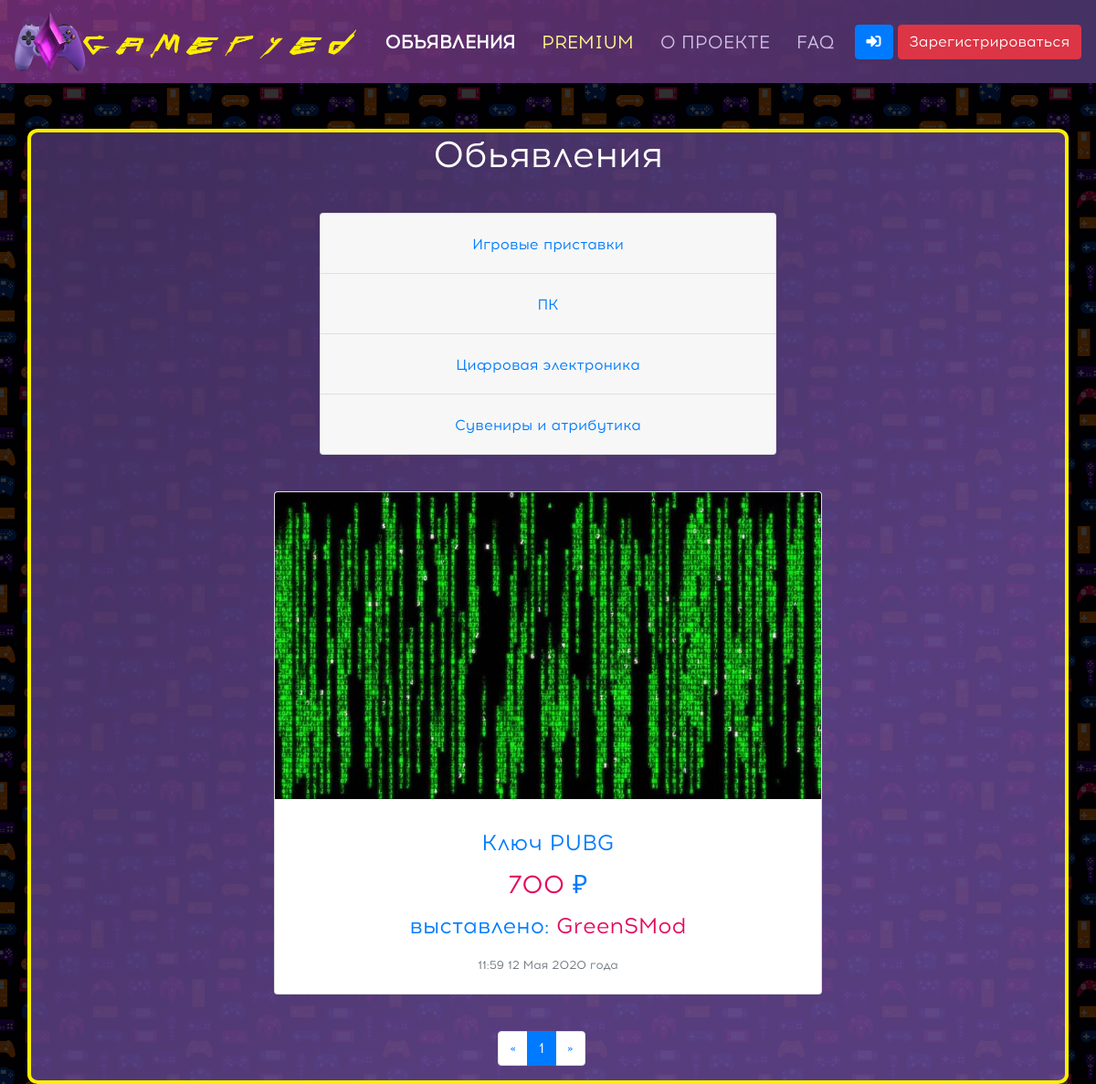
Page /goods/page1/ on the committed database.
### data/news.py (models this page shows)
class News(SqlAlchemyBase):
    __tablename__ = 'news'
    id = sqlalchemy.Column(sqlalchemy.Integer,
                           primary_key=True, autoincrement=True)
    category = sqlalchemy.Column(sqlalchemy.String, nullable=True)
    title = sqlalchemy.Column(sqlalchemy.String, nullable=True)
    cost = sqlalchemy.Column(sqlalchemy.String, nullable=True)
    content = sqlalchemy.Column(sqlalchemy.String, nullable=True)
    Dict_Month = {1: "Января", 2: "Февраля", 3: "Марта", 4: "Апреля", 5: "Мая", 6: "Июня",
                  7: "Июля", 8: "Августа", 9: "Сентября", 10: "Октября", 11: "Ноября", 12: "Декабря"}
    DATA = datetime.datetime.now()
    MIN = DATA.minute
    if len(str(MIN)) == 1:
        MIN = "0" + str(DATA.minute)
    HOU = DATA.hour
    if len(str(HOU)) == 1:
        HOU = "0" + str(DATA.hour)
    DATA2 = f"{HOU}:{MIN} {str(DATA.day)} {Dict_Month[DATA.month]} {DATA.year} года"
    created_date = sqlalchemy.Column(sqlalchemy.String,
                                     default=DATA2)
    user_id = sqlalchemy.Column(sqlalchemy.Integer,
                                sqlalchemy.ForeignKey("users.id"))
    imgs = sqlalchemy.Column(sqlalchemy.Integer, default=0)
    categories = orm.relation("Category",
                              secondary="association",
                              backref="news")
    user = orm.relation('User')

### data/users.py (models this page shows, shortened)
class User(SqlAlchemyBase, UserMixin):
    __tablename__ = 'users'
    id = sqlalchemy.Column(sqlalchemy.Integer,
                           primary_key=True, autoincrement=True)
    name = sqlalchemy.Column(sqlalchemy.String, nullable=True)
    email = sqlalchemy.Column(sqlalchemy.String,
                              index=True, unique=True, nullable=True)
    status = sqlalchemy.Column(sqlalchemy.String, default="N")
    contacts = sqlalchemy.Column(sqlalchemy.JSON, nullable=True)
    hashed_password = sqlalchemy.Column(sqlalchemy.String, nullable=True)
    is_activate = sqlalchemy.Column(sqlalchemy.Boolean, default=False)
    uuid = sqlalchemy.Column(sqlalchemy.String, nullable=True)
    created_date = sqlalchemy.Column(sqlalchemy.String, nullable=True)
    img = sqlalchemy.Column(sqlalchemy.Boolean, nullable=True)
    news = orm.relation("News", back_populates='user')

### main.py (the view)
@app.route("/goods/page<int:page>/")
@app.route("/goods/page<int:page>/cat<int:cat>/")
def goods(page, cat=False):
    if current_user.is_authenticated and current_user.status == "B":
        return render_template('banned.html', title="GAMEPYED - ВЫ ЗАБАНЕНЫ")
    if page < 1:
        if cat:
            return redirect('/goods/page1/cat{}'.format(cat))
        return redirect('/goods/page1')
    session = db_session.create_session()
    s, post, number = [], [], 15
    if cat and len(session.query(News).filter(category_transform(cat) == News.category).all()) == 0:
        return render_template("index.html", title=f"GAMEPYED - ОБЪЯВЛЕНИЯ - {category_transform(cat)}",
                               post=[], now_page=1, cat=category_transform(cat).split("/"))
    elif len(session.query(News).all()) == 0:
        return render_template("index.html", title="GAMEPYED - ОБЪЯВЛЕНИЯ",
                               post=[], now_page=1)
    if cat:
        for p in session.query(News).filter(category_transform(cat) == News.category).all():
            if p.user.status == "P":
                s.append(p)
    else:
        for p in session.query(News).all():
            if p.user.status == "P":
                s.append(p)
    if len(s) > 3:
        for i in range(3):
            c = choice(s)
            if c in post:
                continue
            else:
                s.remove(c)
                post.append(c)
    else:
        post.extend(s)
    if cat:
        for p in session.query(News).filter(category_transform(cat) == News.category).all():
            if p not in post and p.user.status != "B":
                post.append(p)
    else:
        for p in session.query(News):
            if p not in post and p.user.status != "B":
                post.append(p)
    post_len = len(post)
    col_page = number_page(post_len, number)
    if page > col_page and col_page > 0:
        if cat:
            return redirect('/goods/page{}/cat{}'.format(col_page, cat))
        return redirect('/goods/page{}'.format(col_page))
    to = page * number
    ot = to - number
    if cat:
        return render_template("index.html",
                               title="GAMEPYED - ОБЪЯВЛЕНИЯ - {} (СТР {})".format(category_transform(cat), page),
                               post=post[ot:to],
                               col_page=col_page, now_page=page, cat=category_transform(cat).split("/"))
    else:
        return render_template("index.html", title="GAMEPYED - ОБЪЯВЛЕНИЯ (СТР {})".format(page), post=post[ot:to],
                               col_page=col_page, now_page=page)

### data/db_session.py (called while the page is built)
def create_session() -> Session:
    global __factory
    return __factory()

### main.py (called while the page is built)
def number_page(post_len, number):
    if post_len % number == 0:
        return post_len // number
    else:
        return post_len // number + 1

### templates/index.html (shortened to what this page needs)
{% extends "base.html" %}
{% block content %}
<h1>Обьявления</h1>
<div class="accordion" id="accordion" style="margin: 40px auto 40px auto; width: 500px;">
    <div class="card">
        <div class="card-header" id="heading1">
            <h2 class="mb-0">
                <button class="btn btn-link collapsed" type="button" data-toggle="collapse" data-target="#collapse1"
                        aria-expanded="false" aria-controls="collapse1">
                    Игровые приставки
                </button>
            </h2>
        </div>
    </div>
    <div class="card">
        <div class="card-header" id="heading2">
            <h2 class="mb-0">
                <button class="btn btn-link collapsed" type="button" data-toggle="collapse" data-target="#collapse2"
                        aria-expanded="false" aria-controls="collapse2">
                    ПК
                </button>
            </h2>
        </div>
    </div>
    <div class="card">
        <div class="card-header" id="heading3">
            <h2 class="mb-0">
                <button class="btn btn-link collapsed" type="button" data-toggle="collapse" data-target="#collapse3"
                        aria-expanded="false" aria-controls="collapse3">
                    Цифровая электроника
                </button>
            </h2>
        </div>
    </div>
    <div class="card">
        <div class="card-header" id="heading4">
            <h2 class="mb-0">
                <button class="btn btn-link collapsed" type="button" data-toggle="collapse" data-target="#collapse4"
                        aria-expanded="false" aria-controls="collapse4">
                    Сувениры и атрибутика
                </button>
            </h2>
        </div>
    </div>
</div>
{% if post %}
{% for item in post%}
<div class="card" style="max-width: 600px; margin: 40px auto 40px auto;">
    {% if item.imgs %}
    <img src="/static/img/users/post/{{item.id}}/1.jpg" class="card-img-top" alt="">
    {% else %}
    <img src="/static/img/user.png" class="card-img-top" alt="">
    {% endif %}
    <div class="card-body" style="text-align: center;">
        <h4><a href="/some_post/{{ item.id }}" class="card-title">{{ item.title }}</a></h4>
        <h3 style="color: #E30B5C;">{{item.cost}} <a style="color: #007bff;">₽</a></h3>
        <h4 class="card-text" style="color: #007bff;">выставлено: <a href="/user/{{item.user_id}}" class="card-title"
                                                                     style="color: #E30B5C;">{{item.user.name}}</a></h4>
        <p class="card-text"><small class="text-muted">{{item.created_date}}</small></p>
    </div>
</div>
{% endfor %}
<center>
    <div style="width: 10%;">
        <nav aria-label="Page navigation example" style="background: transparent;">
            <ul class="pagination">
                <li class="page-item">
                    {% if cat %}
                    {% if now_page == 1 %}
                    <a class="page-link" href="" aria-label="Previous">
                        <span aria-hidden="true">&laquo;</span>
                    </a>
                    {% else %}
                    <a class="page-link" href="/goods/page{{now_page - 1}}/cat{{cat}}" aria-label="Previous">
                        <span aria-hidden="true">&laquo;</span>
                    </a>
                    {% endif %}
                    {% else %}
                    {% if now_page == 1 %}
                    <a class="page-link" href="" aria-label="Previous">
                        <span aria-hidden="true">&laquo;</span>
                    </a>
                    {% else %}
                    <a class="page-link" href="/goods/page{{now_page - 1}}" aria-label="Previous">
                        <span aria-hidden="true">&laquo;</span>
                    </a>
                    {% endif %}
                    {% endif %}
                </li>
                {% for page in range(1, col_page + 1) %}
                {% if cat %}
                {% if now_page == page %}
                <li class="page-item active" aria-current="page">
                    <a class="page-link" href="/goods/page{{page}}/cat{{cat}}">{{page}} <span
                            class="sr-only">(current)</span></a>
                </li>
                {% else %}
                <li class="page-item"><a class="page-link" href="/goods/page{{page}}/cat{{cat}}">{{page}}</a></li>
                {% endif %}
                {% else %}
                {% if now_page == page %}
                <li class="page-item active" aria-current="page">
                    <a class="page-link" href="/goods/page{{page}}">{{page}} <span class="sr-only">(current)</span></a>
                </li>
                {% else %}
                <li class="page-item"><a class="page-link" href="/goods/page{{page}}">{{page}}</a></li>
                {% endif %}
                {% endif %}
                {% endfor %}
                <li class="page-item">
                    {% if cat %}
                    {% if now_page == col_page %}
                    <a class="page-link" href="" aria-label="Next">
                        <span aria-hidden="true">&raquo;</span>
                    </a>
                    {% else %}
                    <a class="page-link" href="/goods/page{{now_page + 1}}/cat{{cat}}" aria-label="Next">
                        <span aria-hidden="true">&raquo;</span>
                    </a>
                    {% endif %}
                    {% else %}
                    {% if now_page == col_page %}
                    <a class="page-link" href="" aria-label="Next">
                        <span aria-hidden="true">&raquo;</span>
                    </a>
                    {% else %}
                    <a class="page-link" href="/goods/page{{now_page + 1}}" aria-label="Next">
                        <span aria-hidden="true">&raquo;</span>
                    </a>
                    {% endif %}
                    {% endif %}
                </li>
            </ul>
        </nav>
    </div>
</center>
{% else %}
<div class="alert alert-danger" role="alert">Объявления не найдены. <a href="/goods/page1">Все объявления</a>.</div>
{% endif %}
{% endblock %}

### static/css/style.css (style rules this page uses)
h1 { color: #fbef00; }
h2 { color: #ffe484; }
body { background-color: #fff; font-family: "Acrom", sans-serif; background-image: url("/static/img/background.png"); }
nav { background: linear-gradient(270deg, rgba(69, 49, 99, 1), rgba(146, 60, 153, 0.7) 100%); }

### templates/index.html (style rules this page uses)
h1 { color: #fff }
h4 { color: #fbef00; margin-top: .9rem; margin-bottom: .9rem; }

### rows in the picture
News: title "Ключ PUBG", cost "700", user.name "GreenSMod", created_date "11:59 12 Мая 2020 года"

### other values in the picture
{{ page }} "1"
